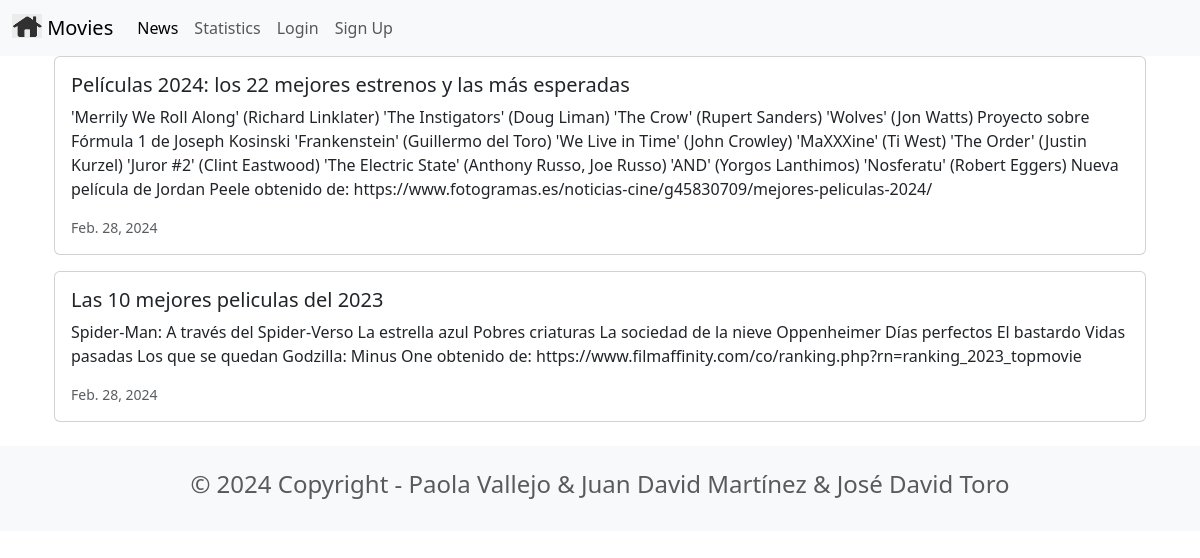
Page /news/ on the committed database.
### news/models.py (models this page shows, shortened)
class News(models.Model):
    headline = models.CharField(max_length=200)
    body = models.TextField()
    date = models.DateField()

### news/views.py (the view)
# urls.py: path('news/', include('news.urls')),
def news(request):
    newss = News.objects.all().order_by('-date')
    return render(request, 'news.html', {'newss':newss})

### news/templates/news.html
{% extends 'base.html' %}
{% block content %}
<div class="container">
    {% for news in newss %}
    <div class="card mb-3">
        <div class="row g-0">
            <div>
                <div class="card-body">
                    <h5 class="card-title">{{ news.headline }}</h5>
                    <p class="card-text">{{ news.body }}</p>
                    <p class="card-text"><small class="text-muted"> {{ news.date }} </small></p>
                </div>
            </div>
        </div>
    </div>
    {% endfor %}
</div>
{% endblock content %}

### rows in the picture
News: headline "Películas 2024: los 22 mejores estrenos y las más esperadas", body "'Merrily We Roll Along' (Richard Linklater) 'The Instigators' (Doug Liman) 'The Crow' (Rupert Sanders) 'Wolves' (Jon Watts) Proyecto sobre Fórmula 1 de Joseph Kosinski 'Frankenstein' (Guillermo del Toro) 'We Live in Time' (John Crowley) 'MaXXXine' (Ti West) 'The Order' (Justin Kurzel) 'Juror #2' (Clint Eastwood) 'The Electric State' (Anthony Russo, Joe Russo) 'AND' (Yorgos Lanthimos) 'Nosferatu' (Robert Eggers) Nueva película de Jordan Peele obtenido de: https://www.fotogramas.es/noticias-cine/g45830709/mejores-peliculas-2024/", date "Feb. 28, 2024"
News: headline "Las 10 mejores peliculas del 2023", body "Spider-Man: A través del Spider-Verso La estrella azul Pobres criaturas La sociedad de la nieve Oppenheimer Días perfectos El bastardo Vidas pasadas Los que se quedan Godzilla: Minus One obtenido de: https://www.filmaffinity.com/co/ranking.php?rn=ranking_2023_topmovie", date "Feb. 28, 2024"
